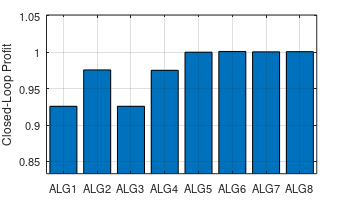

Recreate this plot in MATLAB.
%Plot results of case study motivating example
fig_filename = 'CaseStudy_MotivatingExample';

XTickLabels = {'ALG1','ALG2','ALG3','ALG4','ALG5','ALG6','ALG7','ALG8'};
CLProfitAbs = [3652	3849	3652	3847	3945	3949	3947	3948];
CLProfit = CLProfitAbs/CLProfitAbs(5)
YLims=[min(CLProfit)*0.9 max(CLProfit)*1.05];

bar(CLProfit)
set(gca,'XLim',[0.5 length(XTickLabels)+0.5],...
'XTick',[1:length(XTickLabels)],...
'XTickLabel',XTickLabels,'Fontsize',8,...
'YLim',YLims);
ylabel('Closed-Loop Profit')

grid on

w=3.5;h=2;p=0.01;
set(gcf,...
    'Units','inches',...
    'Position',[1 1 w h],...
    'PaperUnits','inches',...
    'PaperPosition',[p*w p*h w h],...
    'PaperSize',[w*(1+2*p) h*(1+2*p)]);

print([pwd,'\PLOTS\',fig_filename],'-dpdf')
